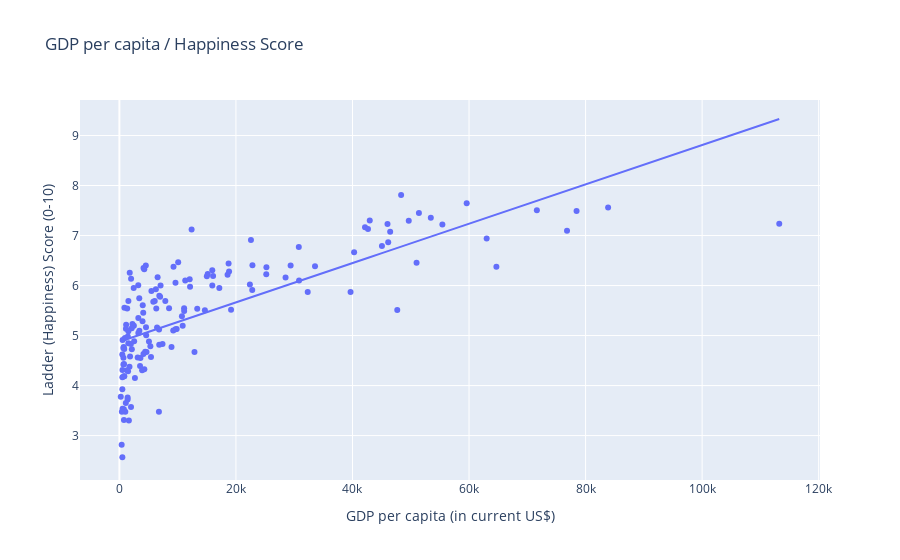

The notebook cell saved with this chart:
### Markdown cell above
Correlations of Happiness Score against Mean GPD per capita

### Code cell
#Prepare mean of Happiness Score against GDP per capita without Country Population Weighting
happiness_score_2020_test = np.array(df_main_renewed['happiness_score'])
gdp_2020_mean_test = np.array(df_main_renewed['gdp_2020_mean'])
population_2020_mean_test = np.array(df_main_renewed['population_2020_mean'])
df_country_weight_test = df_country_weight['country_weight']

fig = df_main_renewed.plot.scatter(x="gdp_2020_mean", y="happiness_score", trendline="ols", hover_data = "country", title="GDP per capita / Happiness Score").update_layout(xaxis_title="GDP per capita (in current US$)", yaxis_title="Ladder (Happiness) Score (0-10)")
fig.update_xaxes(showgrid=True, zeroline=True)
fig.update_yaxes(showgrid=True, zeroline=True)

fig.show()

### Figure 1 — Plotly figure (JSON) as saved in the notebook; plotly's stock layout.template omitted (floating-point values rounded to 4 significant figures; data arrays with more than 128 entries replaced by an {"elided": "..."} marker saying what was removed)
{"data": [{"customdata": {"elided": "153x1 str values"}, "hovertemplate": "gdp_2020_mean=%{x}<br>happiness_score=%{y}<br>country=%{customdata[0]}<extra></extra>", "legendgroup": "", "marker": {"color": "#636efa", "symbol": "circle"}, "mode": "markers", "name": "", "orientation": "v", "showlegend": false, "type": "scatter", "x": {"elided": "153 float values"}, "xaxis": "x", "y": {"elided": "153 float values"}, "yaxis": "y"}, {"hovertemplate": "<b>OLS trendline</b><br>happiness_score = 3.93313e-05 * gdp_2020_mean + 4.87603<br>R<sup>2</sup>=0.528902<br><br>gdp_2020_mean=%{x}<br>happiness_score=%{y} <b>(trend)</b><extra></extra>", "legendgroup": "", "marker": {"color": "#636efa", "symbol": "circle"}, "mode": "lines", "name": "", "showlegend": false, "type": "scatter", "x": {"elided": "153 float values"}, "xaxis": "x", "y": {"elided": "153 float values"}, "yaxis": "y"}], "layout": {"legend": {"tracegroupgap": 0}, "title": {"text": "GDP per capita / Happiness Score"}, "xaxis": {"anchor": "y", "domain": [0, 1], "showgrid": true, "title": {"text": "GDP per capita (in current US$)"}, "zeroline": true}, "yaxis": {"anchor": "x", "domain": [0, 1], "showgrid": true, "title": {"text": "Ladder (Happiness) Score (0-10)"}, "zeroline": true}}}
